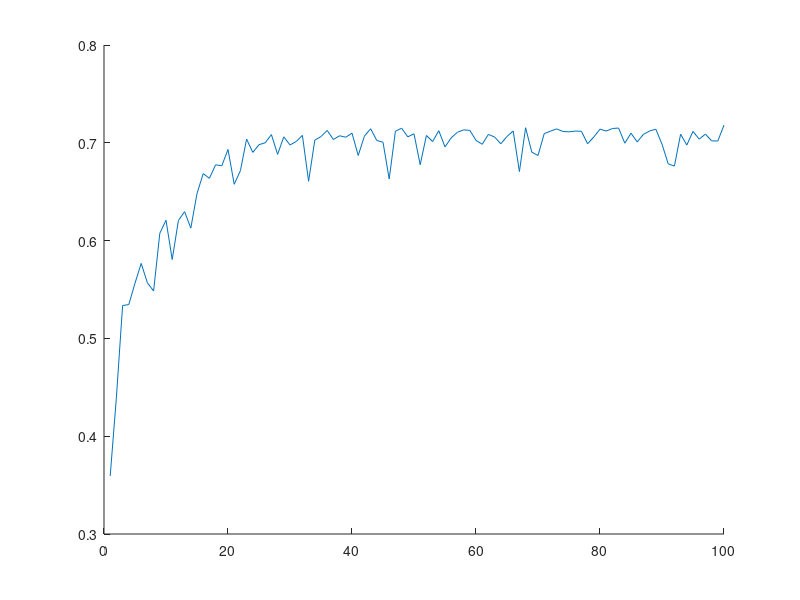

Recreate this plot in MATLAB.
round=1:1:100;
%sgd LR=0.01; layer =784;2;3;10
sgd=[0.3594, 0.4399, 0.5336, 0.5346, 0.5565, 0.5767, 0.5568, 0.5485, 0.6075, 0.6208, 0.5807, 0.6206, 0.6296, 0.6128, 0.6481, 0.6685, 0.6637, 0.6775, 0.6765, 0.6932, 0.6576, 0.6715, 0.7038, 0.6902, 0.6981, 0.7, 0.7084, 0.6882, 0.7061, 0.6978, 0.7013, 0.7076, 0.6607, 0.7027, 0.7064, 0.7126, 0.7034, 0.7072, 0.7057, 0.7099, 0.687, 0.7068, 0.7144, 0.7024, 0.7006, 0.663, 0.7119, 0.7149, 0.7061, 0.7092, 0.6776, 0.7075, 0.7013, 0.7124, 0.6958, 0.7051, 0.7108, 0.7132, 0.7127, 0.7025, 0.6985, 0.7086, 0.7059, 0.699, 0.7065, 0.7121, 0.6706, 0.7154, 0.6904, 0.687, 0.7094, 0.7119, 0.7142, 0.7116, 0.7112, 0.712, 0.7118, 0.699, 0.7059, 0.714, 0.712, 0.7146, 0.7151, 0.6996, 0.7098, 0.7009, 0.7086, 0.7121, 0.7139, 0.6986, 0.6785, 0.6762, 0.7088, 0.6977, 0.7117, 0.7037, 0.7089, 0.702, 0.7018, 0.7181];
%adam LR=0.001 b1=0.9 b2=0.999; layer=784;4;4;10
hold on
plot(round,sgd)